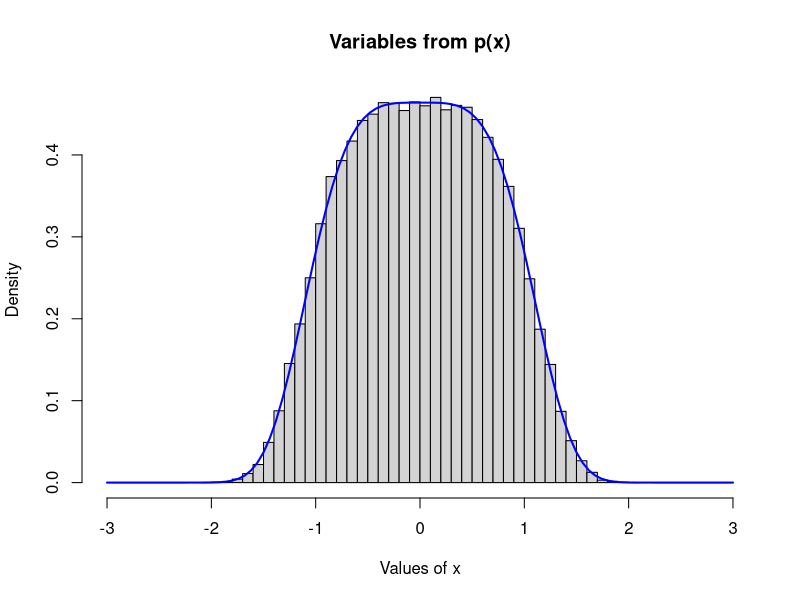
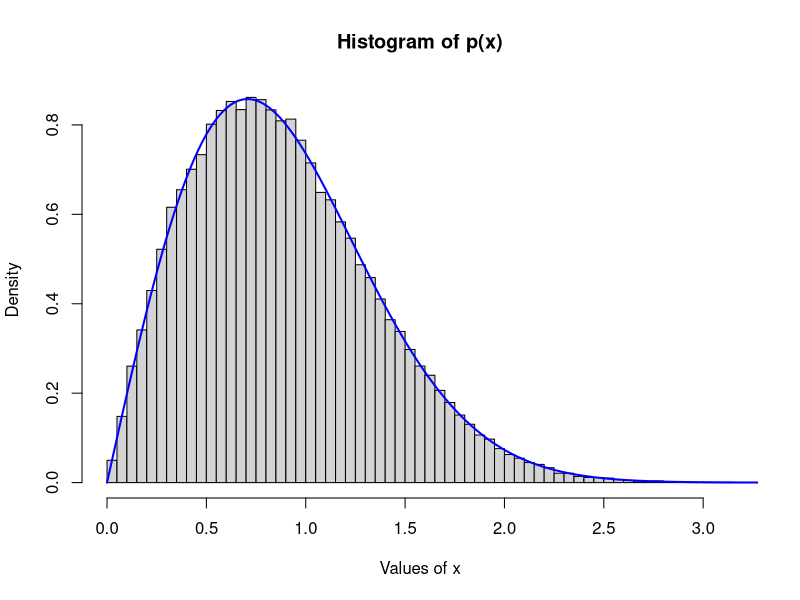
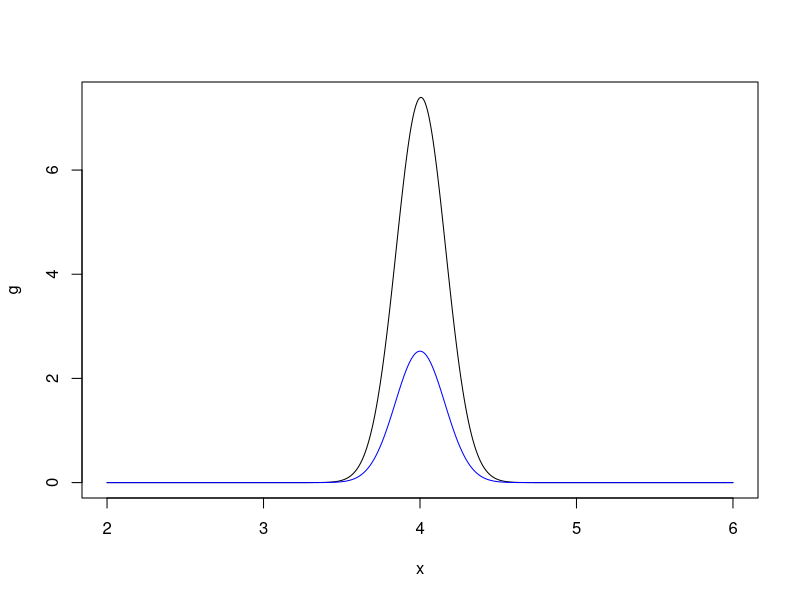
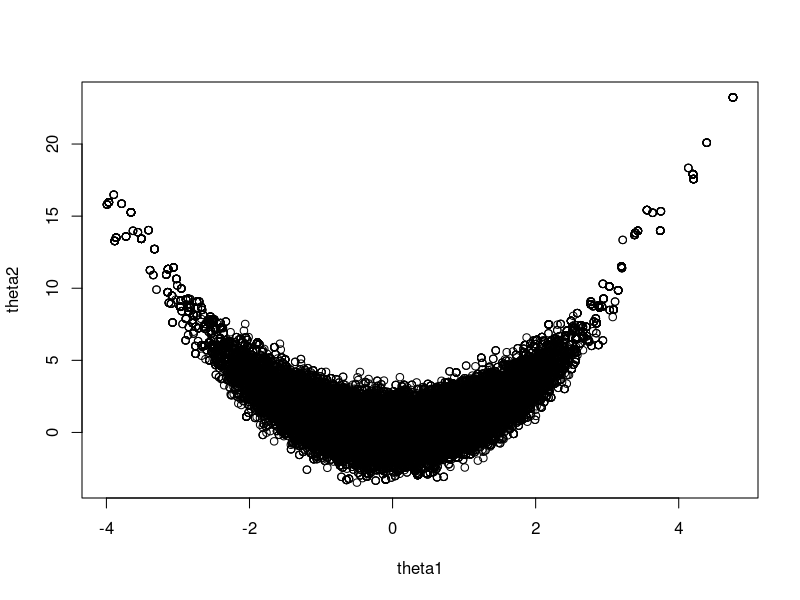
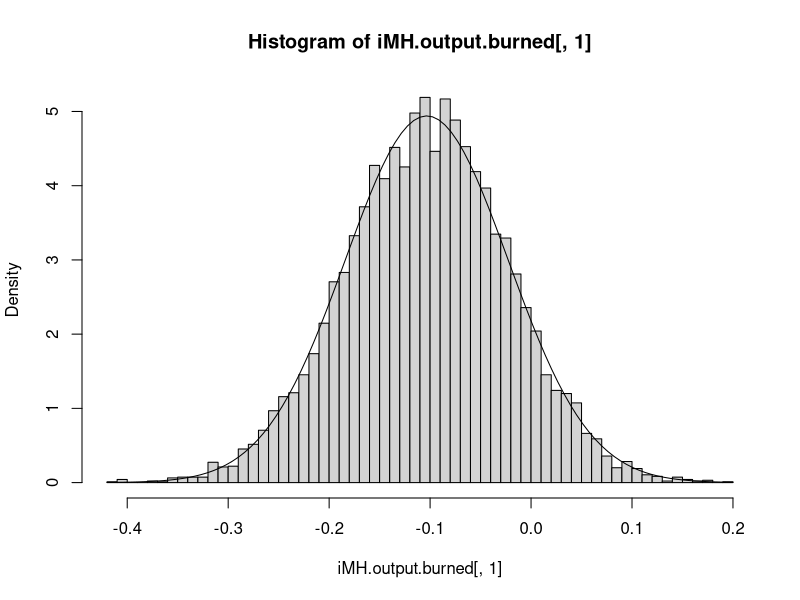
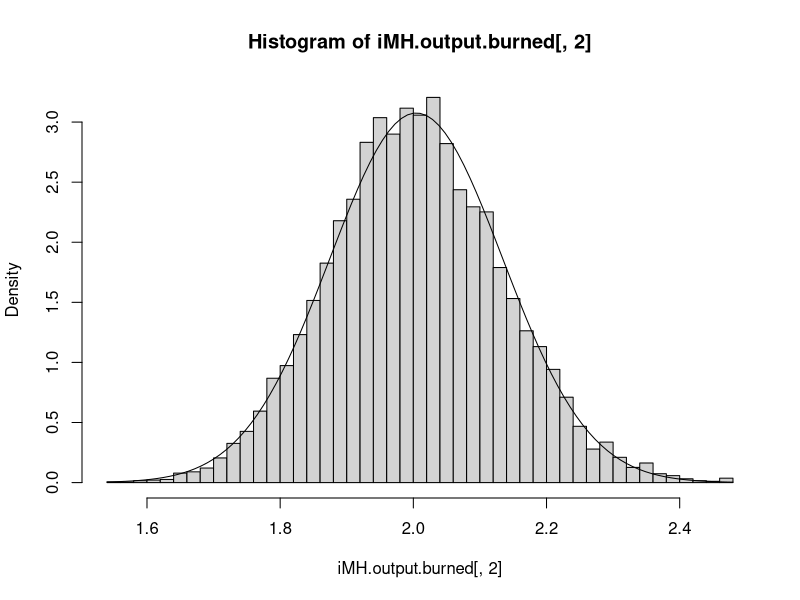
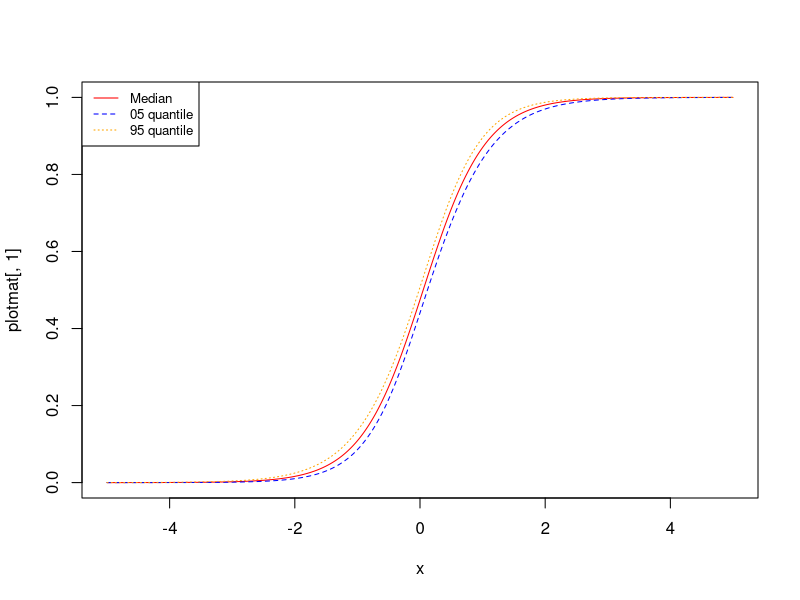
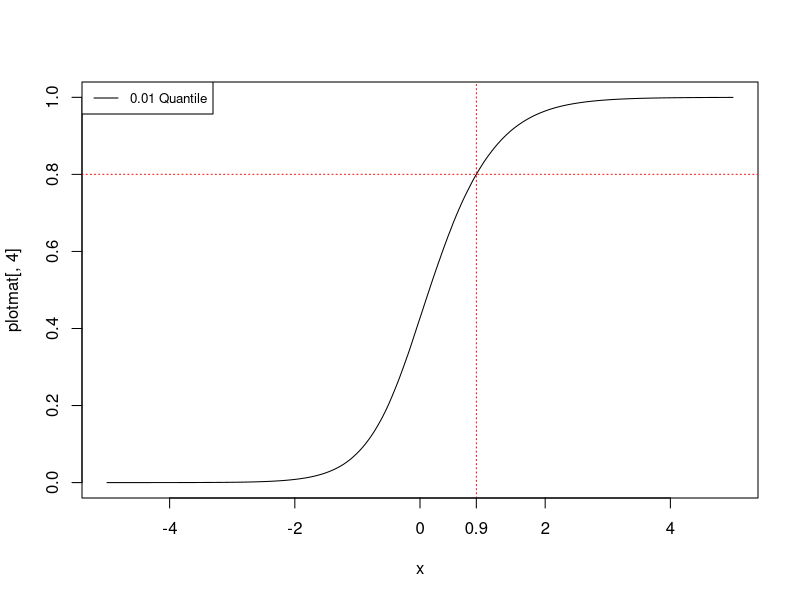

Here is the R script that generated these plots, in order:
## ---- chunk 1
rm(list = ls())
library(coda)
library(mvtnorm)
library(deSolve)
## ---- chunk 2

# The probability density p(x)
p <- function(x) {
  2^(1/4)*gamma(3/4)/pi*exp(-(x^4)/2)
}

oneD.IRWMH <- function(prob, sigma, theta, Nsim = 10000){
  res <- vector(length = Nsim)
  # allocate memory
  res[1] <- theta
  # old importance weight
  wt.old <- prob(res[1])/dnorm(res[1], sd = sigma)
  Nacc <- 0
    for(i in 2:Nsim){
      # proposal (note, independent of past)
      thetaStar <- rnorm(1, sd = sigma)
      # new importance weight
      wt.star <- prob(thetaStar)/dnorm(thetaStar, sd = sigma)
      # accept probability
      alpha <- min(1.0, wt.star/wt.old)
      # accept/reject
      if(runif(1) < alpha){
        res[i] <- thetaStar
        wt.old <- wt.star
        Nacc <- Nacc + 1
      } else {
        res[i] <- res[i-1]
      }
    }
  res
}

Nsim <- 100000
IndRandVariables <- oneD.IRWMH(p, theta = 0.0, sigma = 0.8, Nsim = Nsim)
IndRandVariables.burned <- IndRandVariables[201:length(IndRandVariables)]

# Plotting the random variables together with the probability density.
hist(IndRandVariables.burned, probability = TRUE, breaks = 50, xlim = c(-3, 3), 
     main = "Variables from p(x)", xlab = "Values of x")
curve(p, add = TRUE, -3, 3, col = "blue", lwd = 2)
## ---- chunk 3

# The probability density p(x)
p <- function(x){
  2*x*exp(-x^2)
}

Nsim <- 100000
u <- runif(Nsim)
# x-values from the inverse transform method
x.variables <- sqrt(-log(1-u))
x.variables.burned <- x.variables[201:length(x.variables)]

hist(x.variables.burned, freq = FALSE, main = 'Histogram of p(x)', xlab = 'Values of x', breaks = 50)
curve(p, 0, 4, add = TRUE, n=Nsim, col="blue", lwd=2)
## ---- chunk 4

# The probability density g(x)
g <- function(x){ exp(sqrt(x))*exp(-20*(x-4)^2)}

Nsim <- 10000
# Generating random variables based on f(x)
x <- rnorm(Nsim, 4, sqrt(1/40))
# Storing all values larger than 0, as specified in the problem.
x <- x[x > 0]

intiReal <- integrate(g, 0, Inf)$value
# Solving the integral by importance sampling
intiMC <- mean(g(x) / dnorm(x, 4, sqrt(1/40)))

c("Acutal integral" = intiReal, "Sampled integral" = intiMC)

plot(g, xlim = c(2, 6), n= 1000)
curve(dnorm(x, 4, sqrt(1/40)), 2, 6, n=1000, add= TRUE, col = "blue ")
## ---- chunk 5
# Write from scratch!

# If the jumps are "too large", then the chain sticks;
# If the jumps are "too small", then the chain explores the parameter space very slower;
# We want the jumps to be just right.
# Of course the question is, what do we mean by "just right". Essentially, for a particular case they minimize the expected square jump distance. This is equivalent to minimizing the lag-1 autocorrelations. Recently, Sherlock and Roberts showed that the magic 0.234 holds for other target distributions:

lp.log <- function(theta){
  -(theta[1]^2/2)-(theta[2] - theta[1]^2)^2/2 # log(g(theta))
}

Nsim <- 100000

twoDRWMH <- function(lprob, sigma, theta = c(0.0,0.0)){
  # allocate output space
  out <- matrix(0.0, Nsim, 2)
  out[1, ] <- theta
  
  # store old lprob
  lp.old <- lprob(theta)
  
  # accept counter
  Nacc <- 0
  # main iteration loop
  for(i in 2:Nsim){
    # proposal
    # using rmvnorm and a matrix as sigma to operate at both theta values
    thetaStar <- out[(i-1), ] + rmvnorm(1, theta, diag(sigma, 2, 2))
    
    # evaluate
    lp.star <- lprob(thetaStar)
    
    # accept prob
    alpha <- exp(min(0.0, lp.star - lp.old))
    
    # accept/reject
    if(runif(1) < alpha && is.finite(alpha)){
      # accept
      out[i, ] <- thetaStar
      lp.old <- lp.star
      Nacc <- Nacc + 1
    } else {
      out[i, ] <- out[(i-1), ]      
    }
  }
  
  print(c("Acceptance rate" = round(Nacc/(Nsim - 1), 3)))
  return(out)
}

twoDRWMH.result <- twoDRWMH(lprob = lp.log , sigma = 4.6)
twoDRWMH.result.burned <- twoDRWMH.result[501:length(twoDRWMH.result[ ,1]), ]
colnames(twoDRWMH.result.burned) <- c("theta1","theta2")

plot(twoDRWMH.result.burned)

ESS <- function(x){ return(as.numeric(coda::effectiveSize(x))) }
ess <- ESS(twoDRWMH.result.burned)
c("ESS Alpha" = ess[[1]], "ESS Beta" = ess[[2]])


## ---- chunk 6

df <- data.frame(read.table("logistic_regression_data.txt"))
x <- df$x
y <- df$y

# exp siden man har log av 
logistic.lp <- function(theta){
    alpha <- theta[1]
    beta <- theta[2]
    
    # log-likelihood
    Eeta <- exp(alpha + beta * x)
    p <- Eeta/(1.0 + Eeta)
    log.like <- sum(dbinom(y, size = 1, prob = p, log = TRUE))
    
    # priors
    log.prior <- dnorm(alpha, sd =10, log=TRUE) + dnorm(beta, sd = 10, log = TRUE)
    
    # log-posterior kernel
    return(exp(log.like + log.prior))
}

Nsim <- 10000


iMH <- function(target_prob, theta, sigma, tuning) {
  res <- matrix(0, Nsim, 2)
  # allocate memory
  res[1, ] <- theta
  # old importance weight
  wt.old <- target_prob(res[1, ])/dmvnorm(res[1, ], mean = theta, sigma = sigma)
  Nacc <- 0
  for(i in 2:Nsim){
    # proposal (note, independent of past)
    thetaStar <- rmvnorm(1, mean = theta, sigma = sigma * tuning)
    # new importance weight
    wt.star <- target_prob(thetaStar)/dmvnorm(thetaStar, mean = theta, sigma = sigma)
    
    # accept probability
    alpha <- min(1.0, wt.star / wt.old)
    # accept/reject
    if(runif(1) < alpha){
      res[i, ] <- thetaStar
      wt.old <- wt.star
      Nacc <- Nacc + 1
    } else {
      res[i, ] <- res[i-1, ]
    }
  }
    print(c("Acceptance rate" = round(Nacc/(Nsim - 1), 3)))
  return(res)
}

sigmas <- matrix(c(0.00653, -0.00058, -0.00058, 0.01689), 2, 2)
thetas <- c(-0.102, 1.993)

iMH.output <- iMH(logistic.lp, theta = thetas, sigma = sigmas, tuning = 1) # 0.6
iMH.output.burned <- iMH.output[501:length(iMH.output[ ,1]), ]
#Burning ikke nødvendig siden det er independence

print(
  c(
    "Theta 1" = round(colMeans(iMH.output.burned)[[1]], 3),
    "Theta 2" = round(colMeans(iMH.output.burned)[[2]], 3)
  )
)

hist(iMH.output.burned[ ,1], breaks = 60, freq = FALSE)
curve(dnorm(x, mean(iMH.output.burned[,1]), sd(iMH.output.burned[,1])), add=TRUE)

print(var(iMH.output.burned[ ,1]))
print(var(iMH.output.burned[ ,2]))

hist(iMH.output.burned[ ,2], breaks = 60, freq = FALSE)
curve(dnorm(x, mean(iMH.output.burned[,2]), sd(iMH.output.burned[,2])), add=TRUE)


# plot(iMH.output.burned,pch=20,cex=0.1,xlab="MCMC iteration #")

# cov(iMH.output.burned)

ess <- ESS(iMH.output.burned)
c("ESS Theta 1" = ess[[1]], "ESS Theta 2" = ess[[2]])
## ---- chunk 7
plotdist <- function (x) {
  mstar <- exp(iMH.output.burned[,1] + iMH.output.burned[,2]*x) / (1 + exp(iMH.output.burned[,1] + iMH.output.burned[,2]*x))
  med <- median(mstar)
  quant05 <- quantile(mstar, 0.05)
  quant95 <- quantile(mstar, 0.95)
  # Used in problem 3c)
  quant01 <- quantile(mstar, 0.01)
  return(c(med, quant05, quant95, quant01))
}

x <- seq(-5, 5, length.out = length(iMH.output.burned[ ,1]))
plotmat <- matrix(0, length(x), 4)
i <- 0
for (val in x) {
  i <- i+1
  plotmat[i,] <- plotdist(val)
}

plot(x, plotmat[, 1], type="l", col="red") #, xlim = c(0.6, 1), ylim = c(0.6, 0.9))
lines(x, plotmat[, 2], type="l", col="blue", lty=2)
lines(x, plotmat[, 3], type="l", col="orange", lty=3)
legend("topleft", legend=c("Median", "05 quantile", "95 quantile"),
       col=c("red", "blue", "orange"), lty=1:4, cex=0.8)
## ---- chunk 8
lowestValue <- plotmat[, 4][plotmat[, 4] > 0.8][1]

# First x-value of m-value with 99% probability of being larger than 0.8
firstOccurence <- x[Position(function(x) x > 0.8, plotmat[, 4])]
firstOccurence

firstOccurence.rounded <- round(firstOccurence, 2)

plot(x, plotmat[, 4], type="l", col="black") #, xlim = c(0.6, 1), ylim = c(0.6, 0.9))
abline(v = firstOccurence, col="red", lty = 3)
abline(h = lowestValue, col="red", lty = 3)
axis(1, at=firstOccurence.rounded, labels=firstOccurence.rounded)
legend("topleft", legend=c("0.01 Quantile"),
       col=c("black"), lty = 1 , cex=0.8)
## ---- chunk 9
df <- data.frame(read.table(file="linear_regression_data.txt"))
x <- df$x
y <- df$y


#
# Gibbsampler for bivariate normal target
#
n <- 100000 # number of Gibbs iterations
theta <- c(1, 1, 1) # variable used as state throughout
res <- matrix(0.0, 3*n+1, 3) # results, note stores twice per iteration
res[1, ] <- theta
k <- 2 # store counter

for(i in 1:n){
    # update first block
    theta[1] <- rnorm(1, theta[3]*sum(y-theta[2]*x) / (theta[3]*length(y) + 1/100), 1 / (theta[3]*length(y) + 1/100))
    
    # store state
    res[k, ] <- theta
    k <- k+1
    
    # update second block
    theta[2] <- rnorm(1, theta[3]*sum(x*y-x*theta[1]) / (theta[3]*sum(x^2) + 1/100), 1 / (theta[3]*sum(x^2) + 1/100))
    # store state
    res[k, ] <- theta
    k <- k+1
    
     # update third block
    theta[3] <- rgamma(1, shape = length(y)/2 + 1, scale = 1/(1/2 * sum((y-theta[1]-theta[2]*x)^2) + 1))
    # store state
    res[k, ] <- theta
    k <- k+1
}

res.burned <- res[501:length(res[ ,1]), ]

# cov(res.burned)
round(colMeans(res.burned), 5)

# hist(res.burned[,1], breaks = 100, freq = FALSE)
# hist(res.burned[,2], breaks = 100, freq = FALSE)
# hist(res.burned[,3], breaks = 100, freq = FALSE)

plot(res.burned[,1], res.burned[,2], type="l")

## ---- chunk 10

lm.out <- lm(y~x,data=df)
c("Alpha" = lm.out$coefficients[[1]], "Beta" = lm.out$coefficients[[2]])

# Se etter a3chain for geweke

## ---- chunk 11

n <- 10000 # number of Gibbs iterations
theta <- c(1, -1.2, 1.0) # variable used as state throughout
res <- matrix(0.0, 2*n+1, 3) # results, note stores twice per iteration
res[1, ] <- theta
k <- 2 # store counter


for(i in 1:n){
  cVal = matrix(c(-length(y)*theta[2]-0.01, -theta[2]*sum(x), -theta[2]*sum(x), -theta[2]*sum(x^2)-0.01), 2, 2)
  bVal = c(theta[2]*sum(y), theta[2]*sum(y*x))
  
  # update first block
  theta[1:2] <- rmvnorm(1, -solve(cVal) %*% bVal, -solve(cVal))

  # store state
  res[k,] <- theta
  k <- k+1
  
  
  # update the third block
  theta[2] <- rgamma(1, shape = length(y)/2 + 1, scale = 1/(1/2 * sum((y-rnorm(1, 0, 10) - rnorm(1, 0, 10)*x)^2) + 1))
  #store state
  res[k,] <- theta
  k <- k+1
}

res.burned <- res[501:length(res[ ,1]), ]


cov(res.burned)
round(colMeans(res.burned), 5)

hist(res.burned[,1], breaks = 100, freq = FALSE)
hist(res.burned[,2], breaks = 100, freq = FALSE)

plot(res.burned[,1], res.burned[,2], type="l")
## ---- chunk 12

## ---- chunk 13

df <- data.frame(read.table(file="linear_regression_data.txt"))
x <- df$x
y <- df$y

library(boot)
sdestfunc <- function(data,i) {
  lm(data[i, 1]~data[i, 2],data = df)$coefficients
}   

boot.obj <- boot(data=df, statistic = sdestfunc, R=5000)
boot.obj
boot.ci(boot.obj,type=c("norm","basic","perc","bca"))

# plot(boot.obj)

sigma <- 1/sqrt(
  rgamma(5000, shape = length(y)/2 + 1,
  scale = 1/(1/2 * sum((y - mean(boot.obj$t[,1]) - mean(boot.obj$t[,2])*x)^2) + 1))
)

# Claim 1
max(sigma)

# Claim 2
mean(boot.obj$t[,1])
var(boot.obj$t[,1])

# Claim 3
mean(boot.obj$t[,1] + boot.obj$t[,2])

# hist(a, breaks=50)
